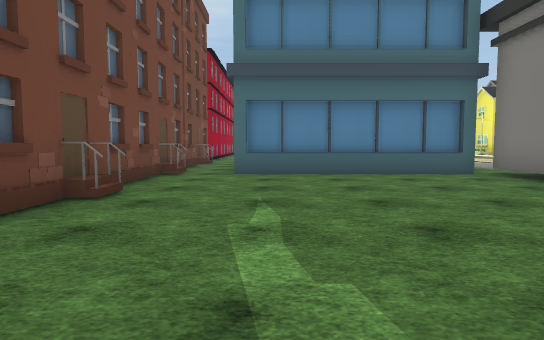
View 1 (above)

24 first-person views from a walk through a Unity game level. The camera is 1.2 m above the floor, tilts 4° down and sees 75° across. The floor is counted in squares, 2 m on a side. Each view is taken from the middle of a square. On the plan, view 1 faces up. The plan holds only what a view shows up to about 10 squares ahead; the rest is blank. The place goes on beyond the plan. The player character is not drawn. Some animated figures are not drawn. Some surface patterns are stand-ins.

View 2
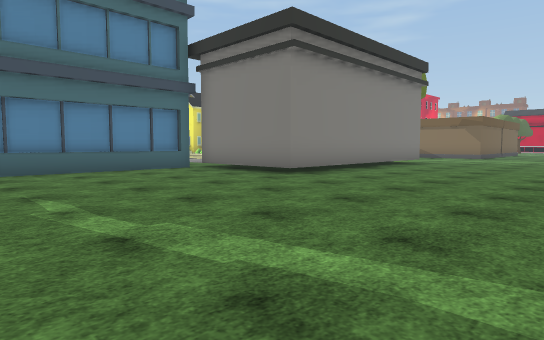

View 3
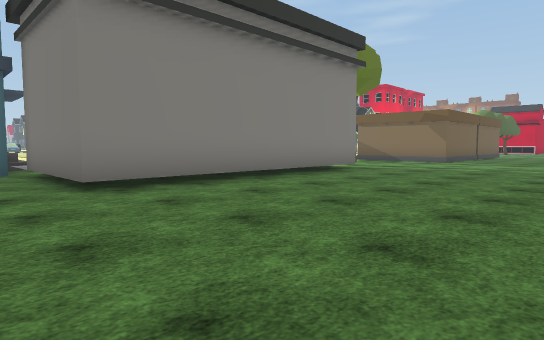

View 4
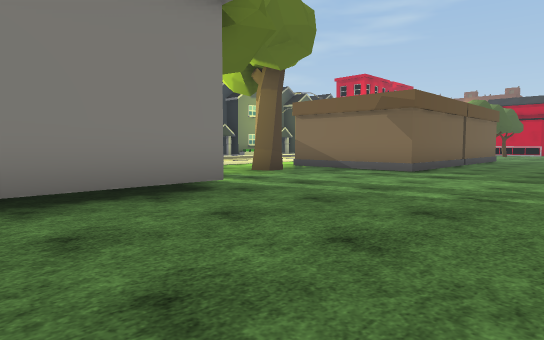

View 5
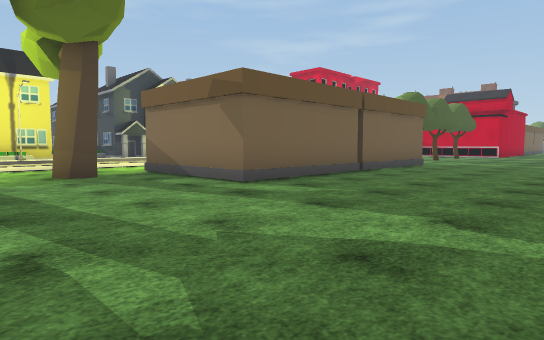

View 6
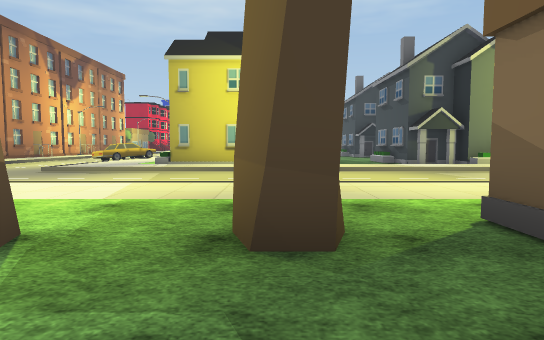

View 7
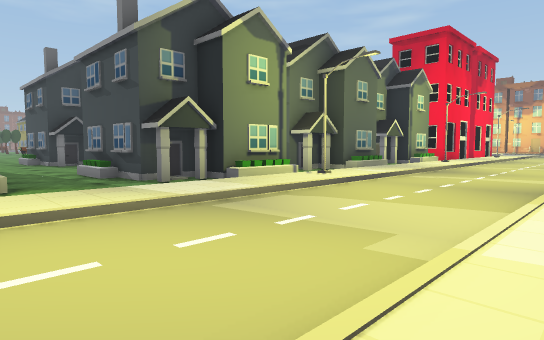

View 8
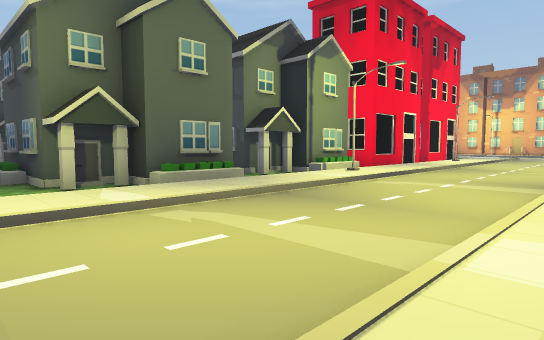

View 9
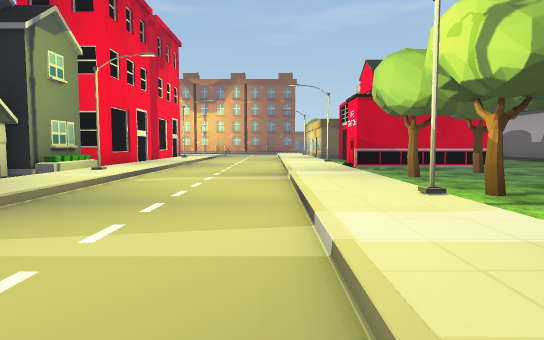

View 10
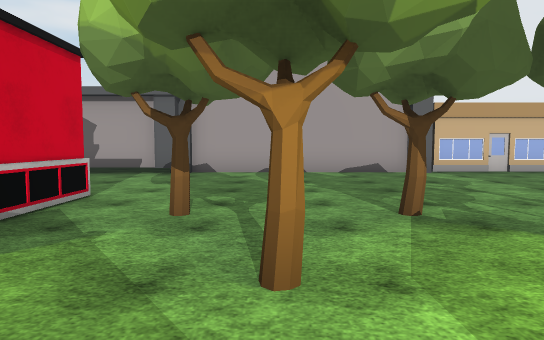

View 11
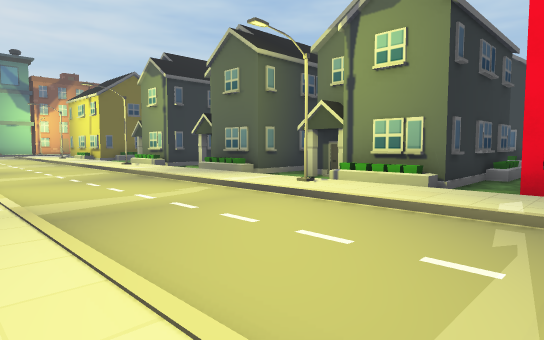

View 12
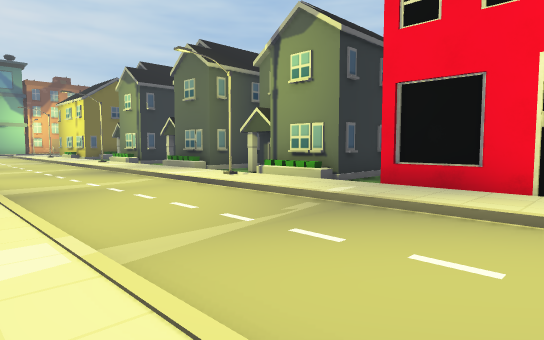

View 13
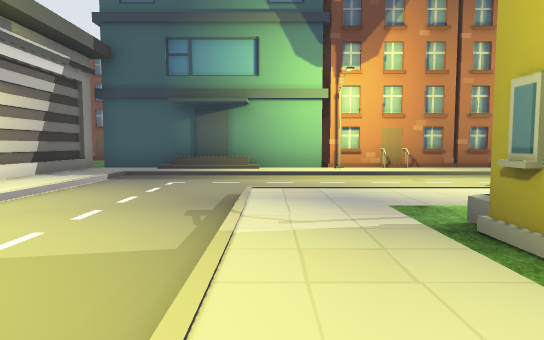

View 14
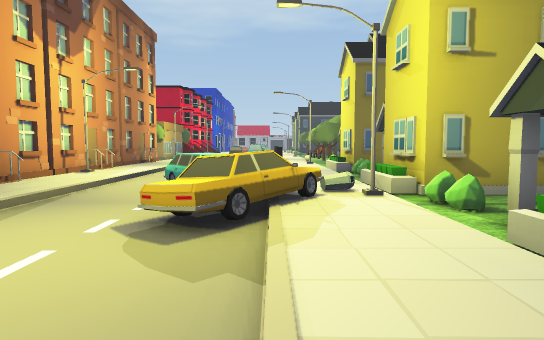

View 15
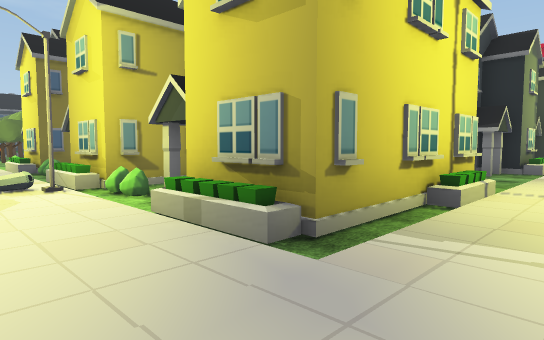

View 16
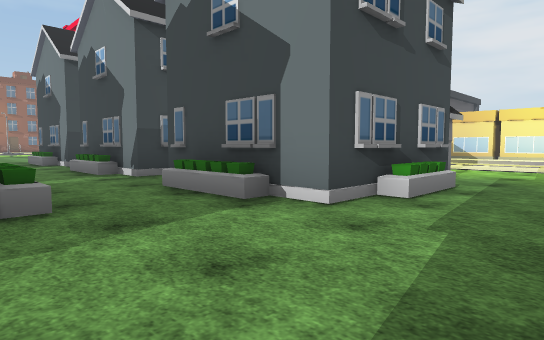

View 17
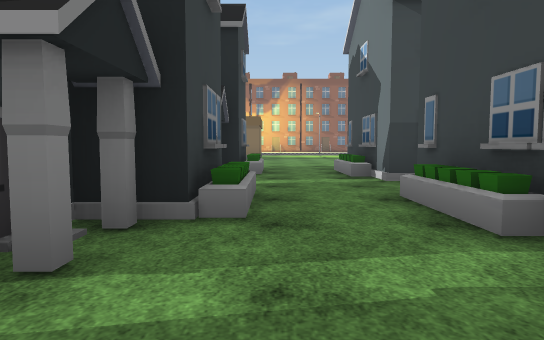

View 18
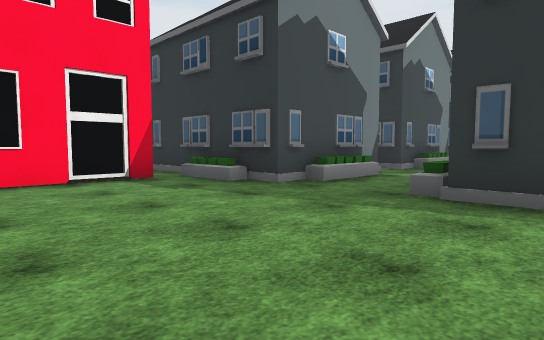

View 19
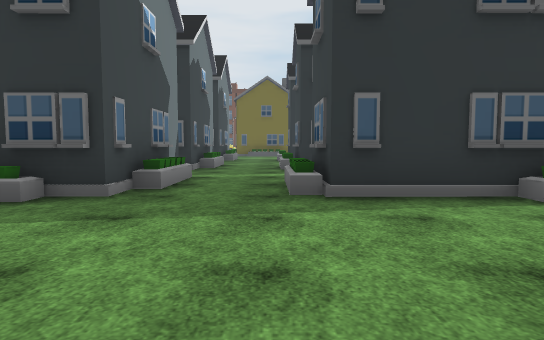

View 20
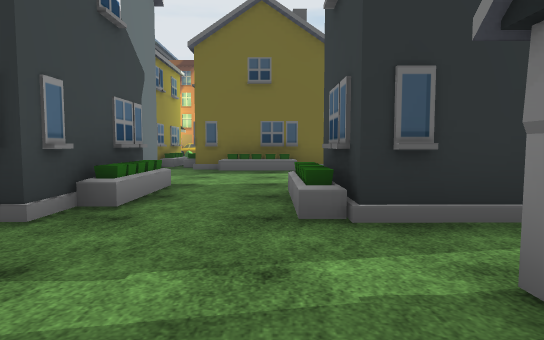

View 21
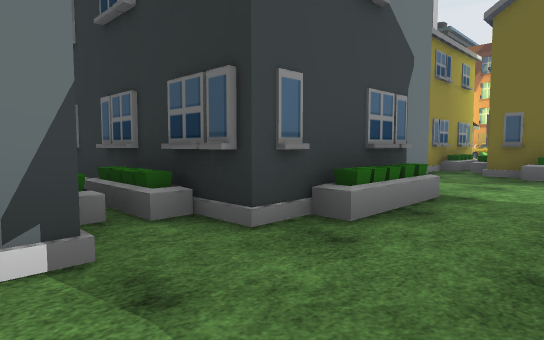

View 22
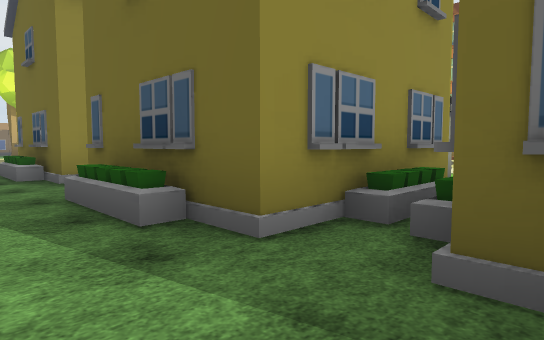

View 23
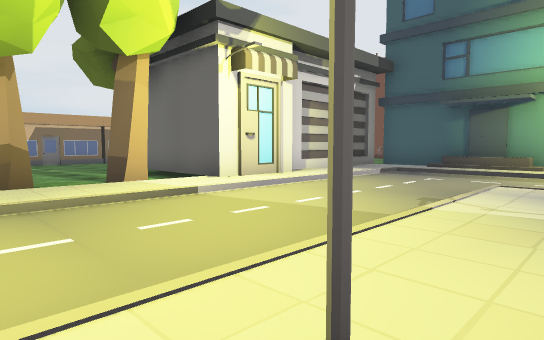

View 24
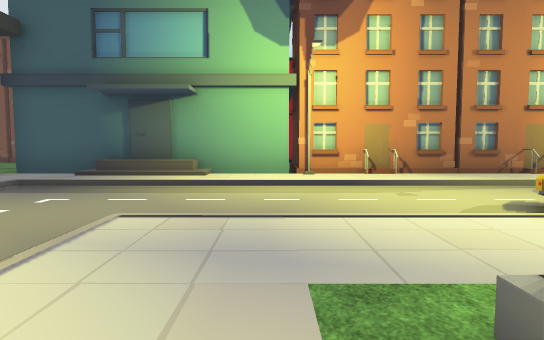

### Floor plan
Key: @ floor where view 1 was taken; # wall or solid block; . main floor; : floor 0.25 m higher than the main floor; / step, stairs or slope; H house; T tree; B building; C car; U bush; O other object.
Columns run from 2 left of view 1 to 34 right of it. Each row starts with its distance up from view 1.
 23       #:/   :##  H..    H       #.
 22       #:/   :O  ....  ##.##  H  #....
 21       H//.  :O####...H#H.H## H###....
 20       H:/.   H   #...................
 19       #://C :H   #...................
 18       #:/.CC#U## H..###H.###.####....
 17       #:/./C#UH###..# ##H#  H   #...
 16       #:/.//:.   #..#  #H#  H   ####
 15       #:/../:H   #..####.## .H### ##
 14     ###//../:H####....##..##..###B##
 13   HHHH#:/../:///////////////////////
 12       #:/../:::::::::::::::::::::::::
 11 H     #//............................
 10 ..    #//............................
  9 ..    #//............................
  8 H.#####::::::::::::::: ::::::::::::::
  7 .......#HH####///// H   H//#//////
  6 .......#     #T.T.#       .T..T..#
  5 .......#     #....#        ......#
  4 H......#######....#  #    T..T.T.#
  3 ......................... ........
  2 ..................................
  1  ..................................
  0  .@................................
 -1  .........    .....    H.H.......###
 -2                           ########

Positions as (right, up) in squares from view 1, and headings:
1: (0, 0), facing up
2: (-1, -1), facing up-right
3: (3, -1), facing up-right
4: (8, 0), facing up-right
5: (12, -1), facing up-right
6: (14, 4), facing up
7: (15, 8), facing up-right
8: (21, 8), facing up-right
9: (21, 9), facing right
10: (28, 8), facing down
11: (32, 8), facing up-left
12: (34, 8), facing up-left
13: (14, 12), facing left
14: (9, 13), facing up
15: (9, 12), facing up-right
16: (16, 21), facing down-right
17: (21, 20), facing right
18: (34, 22), facing down-left
19: (34, 20), facing left
20: (24, 20), facing left
21: (23, 20), facing down-left
22: (17, 23), facing down-left
23: (15, 13), facing down-left
24: (12, 13), facing left
